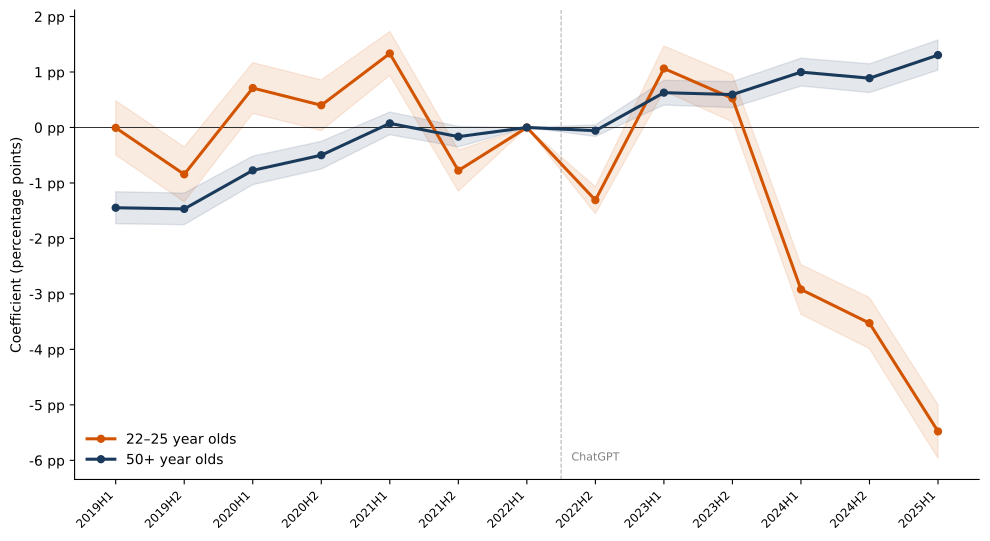

The Python source for this figure:
"""
Figure 3 for main paper: Event study of employment effects by age group.
Shows 22-25 and 50+ age groups with 95% confidence intervals.
Reference period: 2022H1. Coefficients in percentage points.
"""
import pandas as pd
import matplotlib.pyplot as plt
import matplotlib.ticker as mticker
from pathlib import Path

# Load corrected event study coefficients
data_dir = Path(__file__).parent.parent / "data" / "output"
df = pd.read_csv(data_dir / "corrected_es_all_ref2022H1.csv")

# Period ordering for x-axis
period_order = [
    "2019H1", "2019H2", "2020H1", "2020H2", "2021H1", "2021H2",
    "2022H1", "2022H2", "2023H1", "2023H2", "2024H1", "2024H2", "2025H1"
]

fig, ax = plt.subplots(figsize=(10, 5.5))

# Colours: orange for young, dark blue for 50+
colors = {"22-25": "#d35400", "50+": "#1a3a5c"}
labels = {"22-25": "22–25 year olds", "50+": "50+ year olds"}

for age in ["22-25", "50+"]:
    sub = df[df["age_group"] == age].copy()
    sub["period_idx"] = sub["period"].map({p: i for i, p in enumerate(period_order)})
    sub = sub.dropna(subset=["period_idx"]).sort_values("period_idx")

    # Convert to percentage points for readability
    coef_pct = sub["coef"] * 100
    se_pct = sub["se"] * 100

    ax.plot(sub["period_idx"], coef_pct, "o-", color=colors[age],
            linewidth=2.2, markersize=5, label=labels[age], zorder=3)
    ax.fill_between(sub["period_idx"],
                    coef_pct - 1.96 * se_pct,
                    coef_pct + 1.96 * se_pct,
                    color=colors[age], alpha=0.12)

# Reference line at zero
ax.axhline(0, color="black", linewidth=0.6)

# ChatGPT launch marker (between 2022H1 and 2022H2)
chatgpt_x = period_order.index("2022H1") + 0.5
ax.axvline(chatgpt_x, color="grey", linewidth=0.8, linestyle="--", alpha=0.6)
ax.text(chatgpt_x + 0.15, ax.get_ylim()[0] + 0.3, "ChatGPT", fontsize=8,
        color="grey", ha="left", va="bottom")

# X-axis
ax.set_xticks(range(len(period_order)))
ax.set_xticklabels(period_order, rotation=45, ha="right", fontsize=8.5)

# Y-axis: percentage points
ax.yaxis.set_major_formatter(mticker.FormatStrFormatter("%.0f pp"))
ax.set_ylabel("Coefficient (percentage points)")

# Clean spines
ax.spines["top"].set_visible(False)
ax.spines["right"].set_visible(False)

# Legend
ax.legend(fontsize=10, loc="lower left", frameon=False)

plt.tight_layout()

# Save
out = Path(__file__).parent
fig.savefig(out / "fig3_event_study_main.png", dpi=300, bbox_inches="tight")
fig.savefig(out / "fig3_event_study_main.pdf", bbox_inches="tight")
print(f"Saved to {out / 'fig3_event_study_main.png'}")
